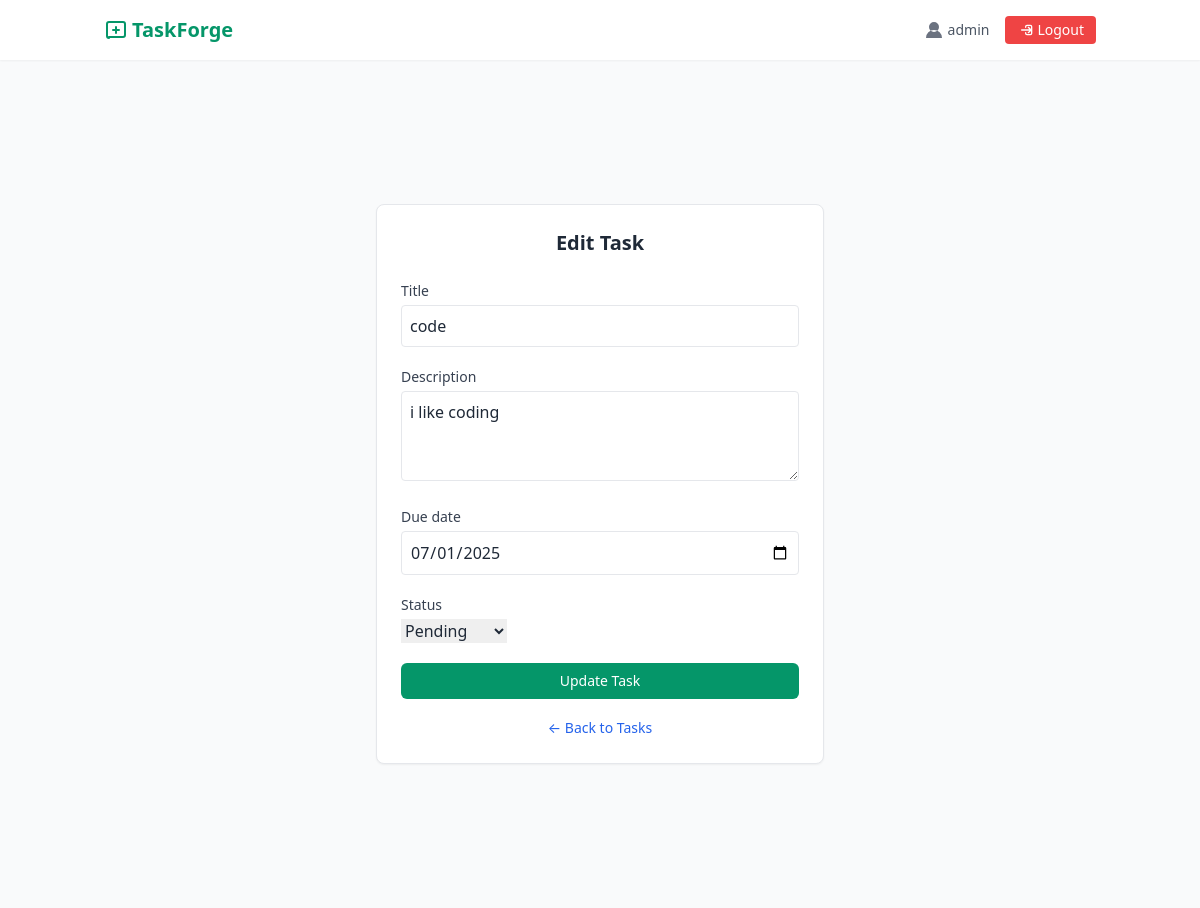
Page /tasks/2/edit/ (signed in) on the committed database.
### tasks/models.py (models this page shows, shortened)
class Task(models.Model):
    STATUS_CHOICES = [
        ('pending', 'Pending'),
        ('progress', 'In Progress'),
        ('completed', 'Completed'),
    ]
    user = models.ForeignKey(User, on_delete=models.CASCADE)
    title = models.CharField(max_length=255)
    description = models.TextField(blank=True)
    status = models.CharField(max_length=20, choices=STATUS_CHOICES, default='pending')
    due_date = models.DateField(null=True, blank=True)
    created_at = models.DateTimeField(auto_now_add=True)

### tasks/views.py (the view)
# urls.py: path('tasks/<int:pk>/edit/', task_views.task_update, name='task_update'),
@login_required
def task_update(request, pk):
    task = get_object_or_404(Task, pk=pk, user=request.user)
    form = TaskForm(request.POST or None, instance=task)
    if form.is_valid():
        form.save()
        return redirect('task_list')
    return render(request, 'tasks/task_form.html', {'form': form})

### tasks/forms.py
class TaskForm(forms.ModelForm):
    class Meta:
        model = Task
        fields = ['title', 'description', 'due_date', 'status']
        widgets = {
            'title': forms.TextInput(attrs={'class': 'w-full p-2 border rounded', 'placeholder': 'Task title'}),
            'description': forms.Textarea(attrs={'class': 'w-full p-2 border rounded', 'rows': 3, 'placeholder': 'Task description'}),
            'completed': forms.CheckboxInput(attrs={'class': 'mr-2'}),
            'due_date': forms.DateInput(attrs={'class': 'w-full p-2 border rounded', 'type': 'date'}),
        }

### templates/tasks/task_form.html (shortened to what this page needs)
{% extends 'tasks/base.html' %}
{% block content %}
<div class="min-h-screen flex items-center justify-center px-4 py-12 bg-gray-50">
  <div class="w-full max-w-md bg-white p-6 rounded-lg border border-gray-200 shadow-sm">
    <h2 class="text-xl font-semibold text-center text-gray-800 mb-6">
      {% if form.instance.pk %} Edit Task {% else %} Create Task {% endif %}
    </h2>
    <form method="POST" class="space-y-5">
      {% for field in form %}
        <div>
          <label for="{{ field.id_for_label }}" class="block text-sm text-gray-700 mb-1">
            {{ field.label }}
          </label>
          {{ field }}
        </div>
      {% endfor %}
      <button type="submit"
        class="w-full py-2 px-4 bg-green-600 hover:bg-green-700 text-white rounded-md text-sm font-medium transition">
        {% if form.instance.pk %} Update Task {% else %} Create Task {% endif %}
      </button>
    </form>
    <div class="mt-4 text-center">
      <a href="{% url 'task_list' %}" class="text-sm text-blue-600 hover:underline">
        ← Back to Tasks
      </a>
    </div>
  </div>
</div>
{% endblock %}

### templates/tasks/base.html (shortened to what this page needs)
<!DOCTYPE html>
<html lang="en">
<head>
  <link href="https://cdn.jsdelivr.net/npm/tailwindcss@2.2.19/dist/tailwind.min.css" rel="stylesheet">
</head>
<body class="bg-gray-50 text-gray-800 font-sans">
  <header class="bg-white shadow-sm">
    <div class="max-w-5xl mx-auto flex justify-between items-center px-4 py-4">
      <a href="{% url 'home' %}" class="text-xl font-bold text-green-600 hover:text-green-700 flex items-center gap-1">
        <svg xmlns="http://www.w3.org/2000/svg" class="h-6 w-6 text-green-600" fill="none" viewBox="0 0 24 24" stroke="currentColor">
          <path stroke-linecap="round" stroke-linejoin="round" stroke-width="2" d="M9 12h6m-3 -3v6m-7 4h14a2 2 0 002 -2V6a2 2 0 00-2 -2H5a2 2 0 00-2 2v12a2 2 0 002 2z" />
        </svg>
        TaskForge
      </a>
      <div class="flex items-center space-x-4 text-sm">
        {% if user.is_authenticated %}
          <a href="{% url 'profile' %}" class="flex items-center gap-1 text-sm text-green-600 hover:underline">
        <span class="text-gray-600 flex items-center gap-1">
          <svg xmlns="http://www.w3.org/2000/svg" class="h-5 w-5 text-gray-500" viewBox="0 0 20 20" fill="currentColor">
            <path d="M10 12a5 5 0 100-10 5 5 0 000 10zM2 18a8 8 0 0116 0H2z" />
          </svg>
          {{ user.username }}
        </span>
        </a>
        <form method="POST" action="{% url 'logout' %}" class="inline">
          <button type="submit" class="flex items-center gap-1 text-white bg-red-500 px-3 py-1 rounded hover:bg-red-600 transition">
            <svg xmlns="http://www.w3.org/2000/svg" class="h-4 w-4" fill="none" viewBox="0 0 24 24" stroke="currentColor">
              <path stroke-linecap="round" stroke-linejoin="round" stroke-width="2" d="M17 16l4-4m0 0l-4-4m4 4H7m6 4v1a2 2 0 002 2h5a2 2 0 002-2V7a2 2 0 00-2-2h-5a2 2 0 00-2 2v1" />
            </svg>
            Logout
          </button>
        </form>
        {% endif %}
      </div>
    </div>
  </header>
  <main class="max-w-3xl mx-auto px-4 py-6">
    {% block content %}
    {% endblock %}
  </main>
</body>
</html>

### rows in the picture
Task: form "code" "i like coding" "07/01/2025" "Pending"

### other values in the picture
{{ user.username }} "admin"
{{ field.label }} "Title" "Description" "Due date" "Status"
